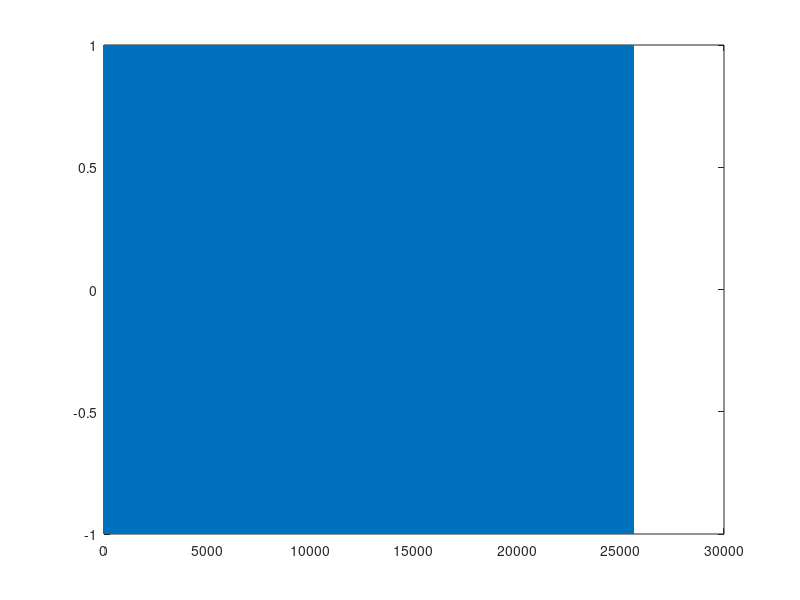

This chart was generated by the following MATLAB code:
close all

% Values that we're giving you
Fs = 5e6; % Sampling rate (samples/sec)
Rs = 40e3; % Symbol rate in symbols/sec (baud)
Tmax = 0.1; % Max time for the simulation (sec)
fc = 1e6; % Carrier frequency (Hz)

% Complete these expressions using the variables above
N = 25600; % Total number of sample points in the simulation
Ns = 256; % Number of symbols to send
sps = 100; % Number of samples per symbol.

% Use these variables for plotting
t = linspace(0, Ns / Rs, N + 1); % Time vector

% Generate the analytic signal by multiplying the convolved signal with exp(-j * 2 * pi * fc * t)
cc = cos( 2 * pi * fc * t);

figure;
plot(real(cc));

min(real(cc))
